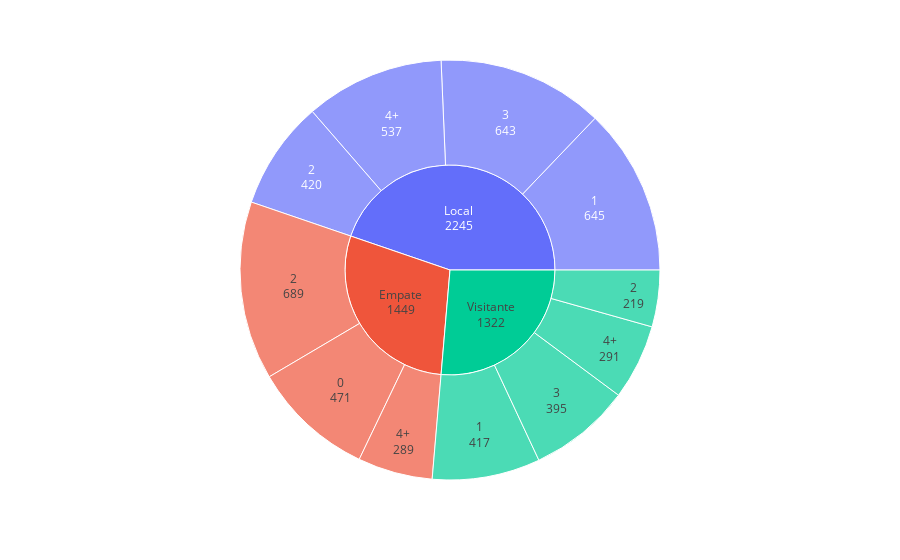

Notebook code cell kept with this figure:
### Markdown cell above
## Gráfico de torta

### Code cell
fig1 = px.sunburst(analisis2, path=[ 'Resultado','Clasificación goles'], values='Total')
fig1.update_traces(textinfo = 'label + value')
fig1.show()

### Figure 1 — Plotly figure (JSON) as saved in the notebook; plotly's stock layout.template omitted (floating-point values rounded to 4 significant figures)
{"data": [{"branchvalues": "total", "domain": {"x": [0, 1], "y": [0, 1]}, "hovertemplate": "labels=%{label}<br>Total=%{value}<br>parent=%{parent}<br>id=%{id}<extra></extra>", "ids": ["Empate/0", "Local/1", "Visitante/1", "Empate/2", "Local/2", "Visitante/2", "Local/3", "Visitante/3", "Empate/4+", "Local/4+", "Visitante/4+", "Empate", "Local", "Visitante"], "labels": ["0", "1", "1", "2", "2", "2", "3", "3", "4+", "4+", "4+", "Empate", "Local", "Visitante"], "name": "", "parents": ["Empate", "Local", "Visitante", "Empate", "Local", "Visitante", "Local", "Visitante", "Empate", "Local", "Visitante", "", "", ""], "textinfo": "label+value", "type": "sunburst", "values": [471, 645, 417, 689, 420, 219, 643, 395, 289, 537, 291, 1449, 2245, 1322]}], "layout": {"legend": {"tracegroupgap": 0}, "margin": {"t": 60}}}
